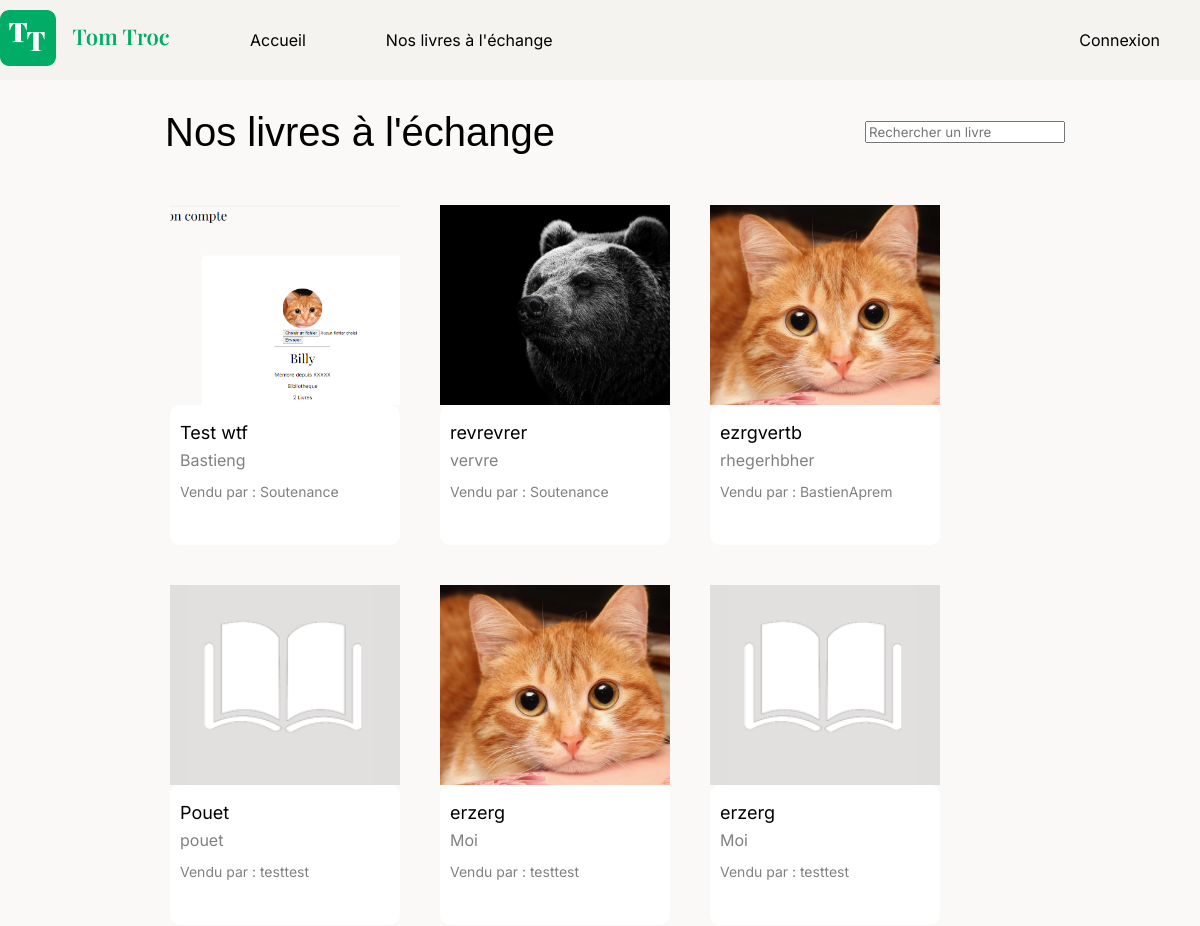
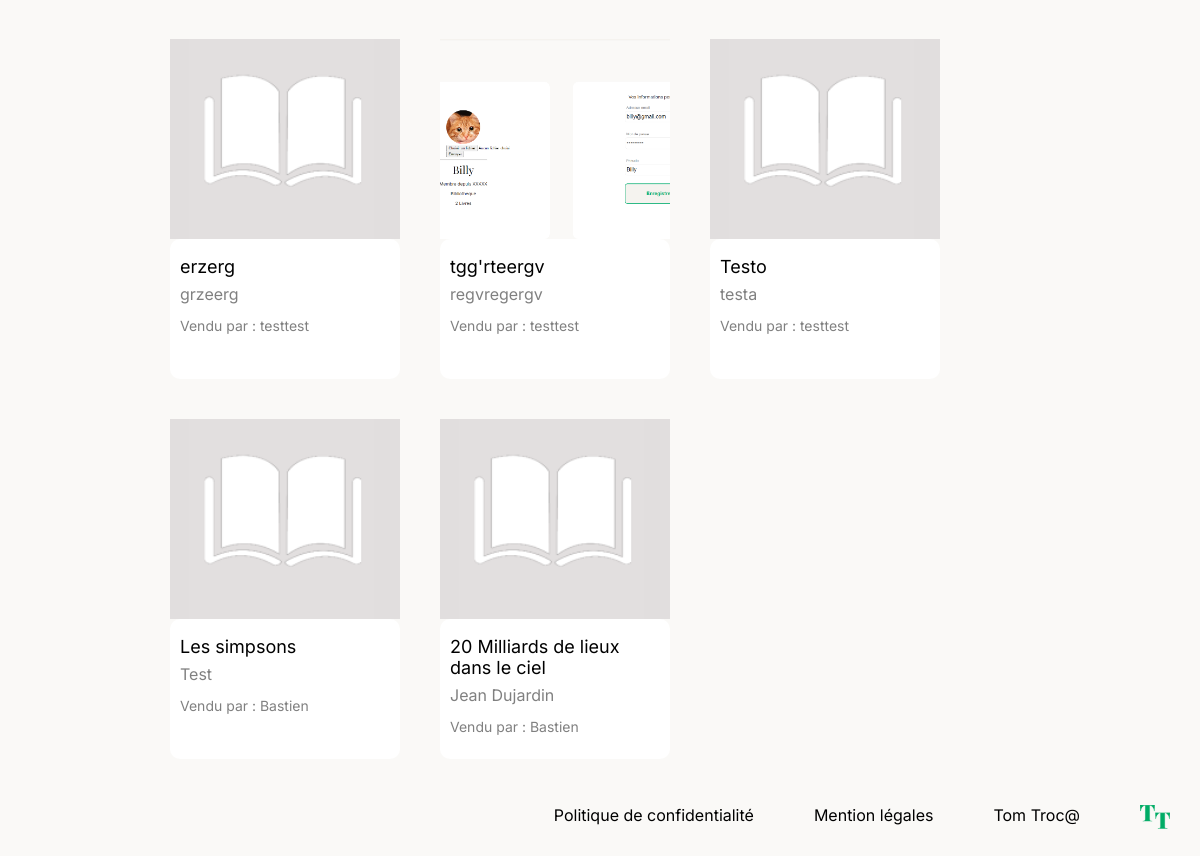
/index.php?action=bookList, run on the app's committed database (2 pictures, top to bottom).
### tables this page shows
CREATE TABLE `books` (
  `id` int NOT NULL,
  `user_id` int NOT NULL,
  `title` varchar(250) NOT NULL,
  `description` text NOT NULL,
  `author` varchar(250) NOT NULL,
  `image` text,
  `statut` tinyint(1) NOT NULL DEFAULT '0'
);

CREATE TABLE `users` (
  `id` int NOT NULL,
  `pseudo` varchar(50) NOT NULL,
  `email` varchar(200) NOT NULL,
  `password` varchar(4096) NOT NULL,
  `avatar` text,
  `creation_date` date DEFAULT NULL
);

### views/View.php (called while the page is built, shortened)
<?php
class View
{
    public function render(string $viewName, array $params = []) : void
    {
        $viewPath = $this->buildViewPath($viewName);
        $content = $this->_renderViewFromTemplate($viewPath, $params);
        require(MAIN_VIEW_PATH);
    }
    private function _renderViewFromTemplate(string $viewPath, array $params = []) : string
    {
        if (file_exists($viewPath)) {
            extract($params);
            require($viewPath);
            return ob_get_clean();
        } else {
            throw new Exception("La vue '$viewPath' est introuvable.");
        }
    }
    private function buildViewPath(string $viewName) : string
    {
        return TEMPLATE_VIEW_PATH . $viewName . '.php';
    }
}

### src/controllers/BookController.php (called while the page is built, shortened)
<?php
class BookController{
    public function showBookList(?int $limit = 10000) : void
    {
        $allBooks = (new BookRepository())->findAvailableBooks();
        $view = new View("Nos livres à l'échange");
        $view->render('bookList',
            ['books' => $allBooks]
        );
    }
}

### index.php (called while the page is built, shortened)
<?php
$action = Utils::request('action', 'home');
try {
    switch ($action) {
        case 'bookList':
            (new BookController())->showBookList();
            break;
    }
} catch (Exception $e) {
$errorView = new View('Erreur');
$errorView->render('errorPage', ['errorMessage' => $e->getMessage()]);
}

### models/DBManager.php (called while the page is built, shortened)
<?php
class DBManager
{
    private $db;
    private function __construct()
    {
        $this->db = new PDO('mysql:host=' . DB_HOST . ';dbname=' . DB_NAME . ';charset=utf8', DB_USER, DB_PASS);
        $this->db->setAttribute(PDO::ATTR_ERRMODE, PDO::ERRMODE_EXCEPTION);
        $this->db->setAttribute(PDO::ATTR_DEFAULT_FETCH_MODE, PDO::FETCH_ASSOC);
    }
    public function query(string $sql, ?array $params = null) : PDOStatement
    {
        if ($params == null) {
            $query = $this->db->query($sql);
        } else {
            $query = $this->db->prepare($sql);
            $query->execute($params);
        }
        return $query;
    }
}

### src/repository/BookRepository.php (called while the page is built, shortened)
<?php
class BookRepository extends AbstractEntityManager
{
    public function findAvailableBooks(): PDOStatement
    {
        $sql = <<<EOD
            SELECT b.*, u.pseudo
            FROM books b
            INNER JOIN users u ON u.id = b.user_id
            WHERE b.statut = 1
            ORDER BY b.id DESC;
            EOD;
        return $this->db->query($sql);
    }
}

### views/templates/bookList.php (the view, shortened to what this page needs)
    <div class="book-list-header">
        <h1 class="our-books">Nos livres à l'échange</h1>
        <form action="index.php" method="get">
            <label for="keyword">
                <input type="text" class="search-book" name="keyword" id="keyword" placeholder="Rechercher un livre">
            </label>
        </form>
    </div>
<section class="bookshell">
    <?php
    $booksToDisplay = $result ?? $books;
    ?>
    <?php foreach ($booksToDisplay as $book): ?>
    <a href="index.php?action=bookDetail&id=<?= htmlentities($book['id']) ?>">
        <div class="info-books book-unit">
            <?php
            if ($book['image'] !== NULL) {
                ?>
                <img src=".\books_img\<?= htmlentities($book['image']) ?>" class="home-book-img" alt="livre">
                <?php
            }else{
                ?>
                <img src=".\books_img\default-book.png" class="home-book-img" alt="livre">
                <?php
            }
            ?>
            <div class="detail-books">
                <span class="title"><?=htmlentities($book['title'])?></span>
                <span class="author"><?= htmlentities($book['author'])?></span>
                <span class="seller"> Vendu par : <?= htmlentities($book['pseudo'])?></span>
            </div>
        </div>
    </a>
    <?php endforeach; ?>
</section>

### views/templates/main.php (shortened to what this page needs)
<!doctype html>
<html lang="fr">
<head>
    <link rel="stylesheet" href="https://cdnjs.cloudflare.com/ajax/libs/font-awesome/6.6.0/css/all.min.css" />
    <link rel="stylesheet" href="./css/styles.css">
</head>
<body>
    <?php include __DIR__ . '/../partials/header.php'; ?>
    <main>
        <?= $content?>
    </main>
    <?php include __DIR__ . '/../partials/footer.php'; ?>
</body>
</html>

### views/partials/header.php
<header>
    <nav class="container">
        <a href="index.php?action=home"><img class="nav-logo" src="img\logo.png" alt="Logo de Tom Troc"></a>
        <div class="nav-list">
            <ul class="nav-ul1">
                <li class="nav-li1"><a href="index.php?action=home">Accueil</a></li>
                <li class="nav-li1"><a href="index.php?action=bookList">Nos livres à l'échange</a>
                </li>
            </ul>
            <ul class="nav-ul2">
                <?php if (isset($_SESSION['user'])) {
                    echo '<li class="nav-li2"><a href="index.php?action=messageUser"><i class="fa-regular fa-comment"></i> Messagerie</a></li>';
                    echo '<li class="nav-li2"><a href="index.php?action=personalProfile">Mon compte</a></li>';
                    echo '<li class="nav-li2"><a href="index.php?action=logout">Déconnexion</a></li>';
                }else{
                    echo '<li class="nav-li2"><a href="index.php?action=loginForm">Connexion</a></li>';
                }
                ?>
            </ul>
        </div>
    </nav>
</header>

### views/partials/footer.php
<footer>
    <ul>
        <li><a href="#">Politique de confidentialité</a></li>
        <li><a href="#">Mention légales</a></li>
        <li><a href="#">Tom Troc@</a></li>
        <li><img src="./img/mini-logo.png" alt="Petit logo de TomTroc" class="logo-footer"></li>
    </ul>
</footer>

### css/styles.css (style rules this page uses)
body { font-family: "Inter", sans-serif; margin: auto; background-color: #faf9f7; }
* { font-family: "Inter", sans-serif; }
.container { max-width: 1300px; margin: auto; }
h1, h2, h3 { font-family: "Playfair Display", sans-serif; font-size: 2.5rem; font-weight: lighter; margin: 0; }
a { text-decoration: none; color: black; }
header { background-color: #f5f3ef; padding: 10px 0; }
nav, .nav-list, .nav-ul1, .nav-ul2 { display: flex; align-items: center; }
.nav-list { width: 100%; }
.nav-logo { width: 170px; }
.nav-ul2 { margin-left: auto; }
.nav-ul1 li, .nav-ul2 li { list-style-type: none; padding: 0 40px; }
.info-books { display: flex; flex-direction: column; padding: 20px; width: 230px; }
.info-books .detail-books { display: flex; flex-direction: column; }
.detail-books { padding: 10px 10px 20px; border-radius: 10px; min-height: 110px; background-color: #ffffff; }
.title { font-size: 18px; padding: 7px 0; }
.author { color: grey; font-size: 16px; padding-bottom: 13px; }
.seller { color: grey; font-size: 14px; }
.home-book-img { width: 230px; height: 200px; object-fit: cover; }
.book-list-header { width: 75%; margin: auto; padding: 30px 0 30px 30px; display: flex; flex-direction: row; align-items: center; justify-content: space-between; }
.bookshell { display: flex; flex-direction: row; flex-wrap: wrap; width: 75%; margin: auto; }
.logo-footer { width: 30px; }
footer { width: 100%; }
footer ul { display: flex; flex-direction: row; list-style: none; justify-content: flex-end; }
footer ul li { padding: 10px 30px; }

### data on the page
books: image (picture), title "Test wtf", author "Bastieng", user.pseudo "Soutenance"
books: image (picture), title "revrevrer", author "vervre", user.pseudo "Soutenance"
books: image (picture), title "ezrgvertb", author "rhegerhbher", user.pseudo "BastienAprem"
books: image (placeholder picture), title "Pouet", author "pouet", user.pseudo "testtest"
books: image (picture), title "erzerg", author "Moi", user.pseudo "testtest"
books: image (placeholder picture), title "erzerg", author "Moi", user.pseudo "testtest"
books: image (placeholder picture), title "erzerg", author "grzeerg", user.pseudo "testtest"
books: image (picture), title "tgg'rteergv", author "regvregergv", user.pseudo "testtest"
books: image (placeholder picture), title "Testo", author "testa", user.pseudo "testtest"
books: title "Les simpsons", author "Test", user.pseudo "Bastien"
books: title "20 Milliards de lieux dans le ciel", author "Jean Dujardin", user.pseudo "Bastien"
